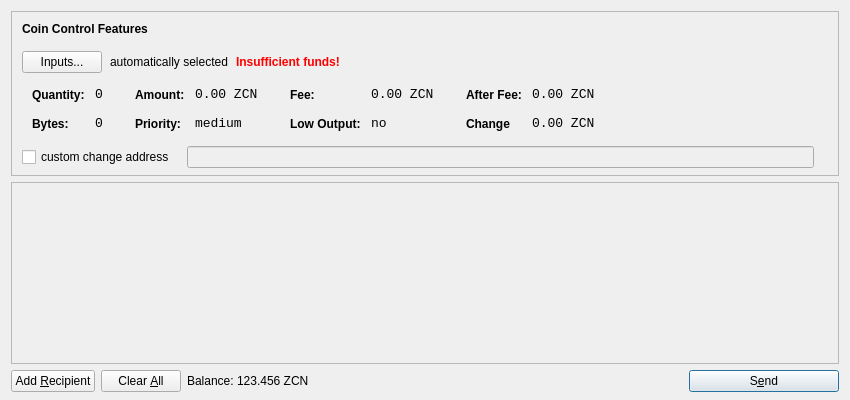
<?xml version="1.0" encoding="UTF-8"?>
<ui version="4.0">
 <class>SendCoinsDialog</class>
 <widget class="QDialog" name="SendCoinsDialog">
  <property name="geometry">
   <rect>
    <x>0</x>
    <y>0</y>
    <width>850</width>
    <height>400</height>
   </rect>
  </property>
  <property name="windowTitle">
   <string>Send Coins</string>
  </property>
  <layout class="QVBoxLayout" name="verticalLayout" stretch="0,1,0">
   <property name="bottomMargin">
    <number>8</number>
   </property>
   <item>
    <widget class="QFrame" name="frameCoinControl">
     <property name="sizePolicy">
      <sizepolicy hsizetype="Expanding" vsizetype="Expanding">
       <horstretch>0</horstretch>
       <verstretch>0</verstretch>
      </sizepolicy>
     </property>
     <property name="maximumSize">
      <size>
       <width>16777215</width>
       <height>16777215</height>
      </size>
     </property>
     <property name="frameShape">
      <enum>QFrame::StyledPanel</enum>
     </property>
     <property name="frameShadow">
      <enum>QFrame::Sunken</enum>
     </property>
     <layout class="QVBoxLayout" name="verticalLayoutCoinControl2">
      <property name="spacing">
       <number>-1</number>
      </property>
      <property name="leftMargin">
       <number>0</number>
      </property>
      <property name="topMargin">
       <number>0</number>
      </property>
      <property name="rightMargin">
       <number>0</number>
      </property>
      <property name="bottomMargin">
       <number>6</number>
      </property>
      <item>
       <layout class="QVBoxLayout" name="verticalLayoutCoinControl" stretch="0,0,0,0,1">
        <property name="spacing">
         <number>0</number>
        </property>
        <property name="leftMargin">
         <number>10</number>
        </property>
        <property name="topMargin">
         <number>10</number>
        </property>
        <item>
         <layout class="QHBoxLayout" name="horizontalLayoutCoinControl1">
          <property name="bottomMargin">
           <number>15</number>
          </property>
          <item>
           <widget class="QLabel" name="labelCoinControlFeatures">
            <property name="sizePolicy">
             <sizepolicy hsizetype="Preferred" vsizetype="Maximum">
              <horstretch>0</horstretch>
              <verstretch>0</verstretch>
             </sizepolicy>
            </property>
            <property name="font">
             <font>
              <weight>75</weight>
              <bold>true</bold>
             </font>
            </property>
            <property name="styleSheet">
             <string notr="true">font-weight:bold;</string>
            </property>
            <property name="text">
             <string>Coin Control Features</string>
            </property>
           </widget>
          </item>
         </layout>
        </item>
        <item>
         <layout class="QHBoxLayout" name="horizontalLayoutCoinControl2" stretch="0,0,0,0">
          <property name="spacing">
           <number>8</number>
          </property>
          <property name="bottomMargin">
           <number>10</number>
          </property>
          <item>
           <widget class="QPushButton" name="pushButtonCoinControl">
            <property name="styleSheet">
             <string notr="true"/>
            </property>
            <property name="text">
             <string>Inputs...</string>
            </property>
           </widget>
          </item>
          <item>
           <widget class="QLabel" name="labelCoinControlAutomaticallySelected">
            <property name="text">
             <string>automatically selected</string>
            </property>
            <property name="margin">
             <number>5</number>
            </property>
           </widget>
          </item>
          <item>
           <widget class="QLabel" name="labelCoinControlInsuffFunds">
            <property name="font">
             <font>
              <weight>75</weight>
              <bold>true</bold>
             </font>
            </property>
            <property name="styleSheet">
             <string notr="true">color:red;font-weight:bold;</string>
            </property>
            <property name="text">
             <string>Insufficient funds!</string>
            </property>
            <property name="margin">
             <number>5</number>
            </property>
           </widget>
          </item>
          <item>
           <spacer name="horizontalSpacerCoinControl">
            <property name="orientation">
             <enum>Qt::Horizontal</enum>
            </property>
            <property name="sizeHint" stdset="0">
             <size>
              <width>40</width>
              <height>1</height>
             </size>
            </property>
           </spacer>
          </item>
         </layout>
        </item>
        <item>
         <widget class="QWidget" name="widgetCoinControl" native="true">
          <property name="sizePolicy">
           <sizepolicy hsizetype="Preferred" vsizetype="Preferred">
            <horstretch>0</horstretch>
            <verstretch>0</verstretch>
           </sizepolicy>
          </property>
          <property name="minimumSize">
           <size>
            <width>0</width>
            <height>0</height>
           </size>
          </property>
          <property name="styleSheet">
           <string notr="true"/>
          </property>
          <layout class="QHBoxLayout" name="horizontalLayoutCoinControl5">
           <property name="margin">
            <number>0</number>
           </property>
           <item>
            <layout class="QHBoxLayout" name="horizontalLayoutCoinControl3" stretch="0,0,0,1">
             <property name="spacing">
              <number>20</number>
             </property>
             <property name="topMargin">
              <number>0</number>
             </property>
             <property name="bottomMargin">
              <number>10</number>
             </property>
             <item>
              <layout class="QFormLayout" name="formLayoutCoinControl1">
               <property name="horizontalSpacing">
                <number>10</number>
               </property>
               <property name="verticalSpacing">
                <number>14</number>
               </property>
               <property name="leftMargin">
                <number>10</number>
               </property>
               <property name="topMargin">
                <number>4</number>
               </property>
               <property name="rightMargin">
                <number>6</number>
               </property>
               <item row="0" column="0">
                <widget class="QLabel" name="labelCoinControlQuantityText">
                 <property name="styleSheet">
                  <string notr="true">font-weight:bold;</string>
                 </property>
                 <property name="text">
                  <string>Quantity:</string>
                 </property>
                 <property name="margin">
                  <number>0</number>
                 </property>
                </widget>
               </item>
               <item row="0" column="1">
                <widget class="QLabel" name="labelCoinControlQuantity">
                 <property name="font">
                  <font>
                   <family>Monospace</family>
                   <pointsize>10</pointsize>
                  </font>
                 </property>
                 <property name="cursor">
                  <cursorShape>IBeamCursor</cursorShape>
                 </property>
                 <property name="contextMenuPolicy">
                  <enum>Qt::ActionsContextMenu</enum>
                 </property>
                 <property name="text">
                  <string>0</string>
                 </property>
                 <property name="margin">
                  <number>0</number>
                 </property>
                 <property name="textInteractionFlags">
                  <set>Qt::LinksAccessibleByMouse|Qt::TextSelectableByKeyboard|Qt::TextSelectableByMouse</set>
                 </property>
                </widget>
               </item>
               <item row="1" column="0">
                <widget class="QLabel" name="labelCoinControlBytesText">
                 <property name="styleSheet">
                  <string notr="true">font-weight:bold;</string>
                 </property>
                 <property name="text">
                  <string>Bytes:</string>
                 </property>
                </widget>
               </item>
               <item row="1" column="1">
                <widget class="QLabel" name="labelCoinControlBytes">
                 <property name="font">
                  <font>
                   <family>Monospace</family>
                   <pointsize>10</pointsize>
                  </font>
                 </property>
                 <property name="cursor">
                  <cursorShape>IBeamCursor</cursorShape>
                 </property>
                 <property name="contextMenuPolicy">
                  <enum>Qt::ActionsContextMenu</enum>
                 </property>
                 <property name="text">
                  <string>0</string>
                 </property>
                 <property name="textInteractionFlags">
                  <set>Qt::LinksAccessibleByMouse|Qt::TextSelectableByKeyboard|Qt::TextSelectableByMouse</set>
                 </property>
                </widget>
               </item>
              </layout>
             </item>
             <item>
              <layout class="QFormLayout" name="formLayoutCoinControl2">
               <property name="horizontalSpacing">
                <number>10</number>
               </property>
               <property name="verticalSpacing">
                <number>14</number>
               </property>
               <property name="leftMargin">
                <number>6</number>
               </property>
               <property name="topMargin">
                <number>4</number>
               </property>
               <property name="rightMargin">
                <number>6</number>
               </property>
               <item row="0" column="0">
                <widget class="QLabel" name="labelCoinControlAmountText">
                 <property name="styleSheet">
                  <string notr="true">font-weight:bold;</string>
                 </property>
                 <property name="text">
                  <string>Amount:</string>
                 </property>
                 <property name="margin">
                  <number>0</number>
                 </property>
                </widget>
               </item>
               <item row="0" column="1">
                <widget class="QLabel" name="labelCoinControlAmount">
                 <property name="font">
                  <font>
                   <family>Monospace</family>
                   <pointsize>10</pointsize>
                  </font>
                 </property>
                 <property name="cursor">
                  <cursorShape>IBeamCursor</cursorShape>
                 </property>
                 <property name="contextMenuPolicy">
                  <enum>Qt::ActionsContextMenu</enum>
                 </property>
                 <property name="text">
                  <string>0.00 ZCN</string>
                 </property>
                 <property name="textInteractionFlags">
                  <set>Qt::LinksAccessibleByMouse|Qt::TextSelectableByKeyboard|Qt::TextSelectableByMouse</set>
                 </property>
                </widget>
               </item>
               <item row="1" column="0">
                <widget class="QLabel" name="labelCoinControlPriorityText">
                 <property name="styleSheet">
                  <string notr="true">font-weight:bold;</string>
                 </property>
                 <property name="text">
                  <string>Priority:</string>
                 </property>
                </widget>
               </item>
               <item row="1" column="1">
                <widget class="QLabel" name="labelCoinControlPriority">
                 <property name="font">
                  <font>
                   <family>Monospace</family>
                   <pointsize>10</pointsize>
                  </font>
                 </property>
                 <property name="cursor">
                  <cursorShape>IBeamCursor</cursorShape>
                 </property>
                 <property name="contextMenuPolicy">
                  <enum>Qt::ActionsContextMenu</enum>
                 </property>
                 <property name="text">
                  <string>medium</string>
                 </property>
                 <property name="textInteractionFlags">
                  <set>Qt::LinksAccessibleByMouse|Qt::TextSelectableByKeyboard|Qt::TextSelectableByMouse</set>
                 </property>
                </widget>
               </item>
              </layout>
             </item>
             <item>
              <layout class="QFormLayout" name="formLayoutCoinControl3">
               <property name="horizontalSpacing">
                <number>10</number>
               </property>
               <property name="verticalSpacing">
                <number>14</number>
               </property>
               <property name="leftMargin">
                <number>6</number>
               </property>
               <property name="topMargin">
                <number>4</number>
               </property>
               <property name="rightMargin">
                <number>6</number>
               </property>
               <item row="0" column="0">
                <widget class="QLabel" name="labelCoinControlFeeText">
                 <property name="styleSheet">
                  <string notr="true">font-weight:bold;</string>
                 </property>
                 <property name="text">
                  <string>Fee:</string>
                 </property>
                 <property name="margin">
                  <number>0</number>
                 </property>
                </widget>
               </item>
               <item row="0" column="1">
                <widget class="QLabel" name="labelCoinControlFee">
                 <property name="font">
                  <font>
                   <family>Monospace</family>
                   <pointsize>10</pointsize>
                  </font>
                 </property>
                 <property name="cursor">
                  <cursorShape>IBeamCursor</cursorShape>
                 </property>
                 <property name="contextMenuPolicy">
                  <enum>Qt::ActionsContextMenu</enum>
                 </property>
                 <property name="text">
                  <string>0.00 ZCN</string>
                 </property>
                 <property name="textInteractionFlags">
                  <set>Qt::LinksAccessibleByMouse|Qt::TextSelectableByKeyboard|Qt::TextSelectableByMouse</set>
                 </property>
                </widget>
               </item>
               <item row="1" column="0">
                <widget class="QLabel" name="labelCoinControlLowOutputText">
                 <property name="styleSheet">
                  <string notr="true">font-weight:bold;</string>
                 </property>
                 <property name="text">
                  <string>Low Output:</string>
                 </property>
                </widget>
               </item>
               <item row="1" column="1">
                <widget class="QLabel" name="labelCoinControlLowOutput">
                 <property name="font">
                  <font>
                   <family>Monospace</family>
                   <pointsize>10</pointsize>
                  </font>
                 </property>
                 <property name="cursor">
                  <cursorShape>IBeamCursor</cursorShape>
                 </property>
                 <property name="contextMenuPolicy">
                  <enum>Qt::ActionsContextMenu</enum>
                 </property>
                 <property name="text">
                  <string>no</string>
                 </property>
                 <property name="textInteractionFlags">
                  <set>Qt::LinksAccessibleByMouse|Qt::TextSelectableByKeyboard|Qt::TextSelectableByMouse</set>
                 </property>
                </widget>
               </item>
              </layout>
             </item>
             <item>
              <layout class="QFormLayout" name="formLayoutCoinControl4">
               <property name="horizontalSpacing">
                <number>10</number>
               </property>
               <property name="verticalSpacing">
                <number>14</number>
               </property>
               <property name="leftMargin">
                <number>6</number>
               </property>
               <property name="topMargin">
                <number>4</number>
               </property>
               <property name="rightMargin">
                <number>6</number>
               </property>
               <item row="0" column="0">
                <widget class="QLabel" name="labelCoinControlAfterFeeText">
                 <property name="styleSheet">
                  <string notr="true">font-weight:bold;</string>
                 </property>
                 <property name="text">
                  <string>After Fee:</string>
                 </property>
                 <property name="margin">
                  <number>0</number>
                 </property>
                </widget>
               </item>
               <item row="0" column="1">
                <widget class="QLabel" name="labelCoinControlAfterFee">
                 <property name="font">
                  <font>
                   <family>Monospace</family>
                   <pointsize>10</pointsize>
                  </font>
                 </property>
                 <property name="cursor">
                  <cursorShape>IBeamCursor</cursorShape>
                 </property>
                 <property name="contextMenuPolicy">
                  <enum>Qt::ActionsContextMenu</enum>
                 </property>
                 <property name="text">
                  <string>0.00 ZCN</string>
                 </property>
                 <property name="textInteractionFlags">
                  <set>Qt::LinksAccessibleByMouse|Qt::TextSelectableByKeyboard|Qt::TextSelectableByMouse</set>
                 </property>
                </widget>
               </item>
               <item row="1" column="0">
                <widget class="QLabel" name="labelCoinControlChangeText">
                 <property name="styleSheet">
                  <string notr="true">font-weight:bold;</string>
                 </property>
                 <property name="text">
                  <string>Change</string>
                 </property>
                </widget>
               </item>
               <item row="1" column="1">
                <widget class="QLabel" name="labelCoinControlChange">
                 <property name="font">
                  <font>
                   <family>Monospace</family>
                   <pointsize>10</pointsize>
                  </font>
                 </property>
                 <property name="cursor">
                  <cursorShape>IBeamCursor</cursorShape>
                 </property>
                 <property name="contextMenuPolicy">
                  <enum>Qt::ActionsContextMenu</enum>
                 </property>
                 <property name="text">
                  <string>0.00 ZCN</string>
                 </property>
                 <property name="textInteractionFlags">
                  <set>Qt::LinksAccessibleByMouse|Qt::TextSelectableByKeyboard|Qt::TextSelectableByMouse</set>
                 </property>
                </widget>
               </item>
              </layout>
             </item>
            </layout>
           </item>
          </layout>
         </widget>
        </item>
        <item>
         <layout class="QHBoxLayout" name="horizontalLayoutCoinControl4" stretch="0,0,0">
          <property name="spacing">
           <number>12</number>
          </property>
          <property name="sizeConstraint">
           <enum>QLayout::SetDefaultConstraint</enum>
          </property>
          <property name="topMargin">
           <number>5</number>
          </property>
          <property name="rightMargin">
           <number>5</number>
          </property>
          <item>
           <widget class="QCheckBox" name="checkBoxCoinControlChange">
            <property name="text">
             <string>custom change address</string>
            </property>
           </widget>
          </item>
          <item>
           <widget class="QLineEdit" name="lineEditCoinControlChange">
            <property name="enabled">
             <bool>false</bool>
            </property>
            <property name="sizePolicy">
             <sizepolicy hsizetype="Expanding" vsizetype="Fixed">
              <horstretch>0</horstretch>
              <verstretch>0</verstretch>
             </sizepolicy>
            </property>
           </widget>
          </item>
          <item>
           <widget class="QLabel" name="labelCoinControlChangeLabel">
            <property name="sizePolicy">
             <sizepolicy hsizetype="Preferred" vsizetype="Expanding">
              <horstretch>0</horstretch>
              <verstretch>0</verstretch>
             </sizepolicy>
            </property>
            <property name="minimumSize">
             <size>
              <width>0</width>
              <height>0</height>
             </size>
            </property>
            <property name="text">
             <string/>
            </property>
            <property name="margin">
             <number>3</number>
            </property>
           </widget>
          </item>
         </layout>
        </item>
        <item>
         <spacer name="verticalSpacerCoinControl">
          <property name="orientation">
           <enum>Qt::Vertical</enum>
          </property>
          <property name="sizeHint" stdset="0">
           <size>
            <width>800</width>
            <height>1</height>
           </size>
          </property>
         </spacer>
        </item>
       </layout>
      </item>
     </layout>
    </widget>
   </item>
   <item>
    <widget class="QScrollArea" name="scrollArea">
     <property name="widgetResizable">
      <bool>true</bool>
     </property>
     <widget class="QWidget" name="scrollAreaWidgetContents">
      <property name="geometry">
       <rect>
        <x>0</x>
        <y>0</y>
        <width>830</width>
        <height>165</height>
       </rect>
      </property>
      <layout class="QVBoxLayout" name="verticalLayout_2">
       <property name="margin">
        <number>0</number>
       </property>
       <item>
        <layout class="QVBoxLayout" name="entries">
         <property name="spacing">
          <number>6</number>
         </property>
        </layout>
       </item>
       <item>
        <spacer name="verticalSpacer">
         <property name="orientation">
          <enum>Qt::Vertical</enum>
         </property>
         <property name="sizeHint" stdset="0">
          <size>
           <width>20</width>
           <height>40</height>
          </size>
         </property>
        </spacer>
       </item>
      </layout>
     </widget>
    </widget>
   </item>
   <item>
    <layout class="QHBoxLayout" name="horizontalLayout">
     <item>
      <widget class="QPushButton" name="addButton">
       <property name="toolTip">
        <string>Send to multiple recipients at once</string>
       </property>
       <property name="text">
        <string>Add &amp;Recipient</string>
       </property>
       <property name="icon">
        <iconset resource="../bitcoin.qrc">
         <normaloff>:/icons/add</normaloff>:/icons/add</iconset>
       </property>
       <property name="autoDefault">
        <bool>false</bool>
       </property>
      </widget>
     </item>
     <item>
      <widget class="QPushButton" name="clearButton">
       <property name="sizePolicy">
        <sizepolicy hsizetype="Minimum" vsizetype="Fixed">
         <horstretch>0</horstretch>
         <verstretch>0</verstretch>
        </sizepolicy>
       </property>
       <property name="toolTip">
        <string>Remove all transaction fields</string>
       </property>
       <property name="text">
        <string>Clear &amp;All</string>
       </property>
       <property name="icon">
        <iconset resource="../bitcoin.qrc">
         <normaloff>:/icons/remove</normaloff>:/icons/remove</iconset>
       </property>
       <property name="autoRepeatDelay">
        <number>300</number>
       </property>
       <property name="autoDefault">
        <bool>false</bool>
       </property>
      </widget>
     </item>
     <item>
      <layout class="QHBoxLayout" name="horizontalLayout_2">
       <property name="spacing">
        <number>3</number>
       </property>
       <item>
        <widget class="QLabel" name="label">
         <property name="sizePolicy">
          <sizepolicy hsizetype="Preferred" vsizetype="Fixed">
           <horstretch>0</horstretch>
           <verstretch>0</verstretch>
          </sizepolicy>
         </property>
         <property name="text">
          <string>Balance:</string>
         </property>
        </widget>
       </item>
       <item>
        <widget class="QLabel" name="labelBalance">
         <property name="sizePolicy">
          <sizepolicy hsizetype="Preferred" vsizetype="Fixed">
           <horstretch>0</horstretch>
           <verstretch>0</verstretch>
          </sizepolicy>
         </property>
         <property name="cursor">
          <cursorShape>IBeamCursor</cursorShape>
         </property>
         <property name="text">
          <string>123.456 ZCN</string>
         </property>
         <property name="textInteractionFlags">
          <set>Qt::LinksAccessibleByMouse|Qt::TextSelectableByKeyboard|Qt::TextSelectableByMouse</set>
         </property>
        </widget>
       </item>
      </layout>
     </item>
     <item>
      <spacer name="horizontalSpacer">
       <property name="orientation">
        <enum>Qt::Horizontal</enum>
       </property>
       <property name="sizeHint" stdset="0">
        <size>
         <width>40</width>
         <height>20</height>
        </size>
       </property>
      </spacer>
     </item>
     <item>
      <widget class="QPushButton" name="sendButton">
       <property name="minimumSize">
        <size>
         <width>150</width>
         <height>0</height>
        </size>
       </property>
       <property name="toolTip">
        <string>Confirm the send action</string>
       </property>
       <property name="text">
        <string>S&amp;end</string>
       </property>
       <property name="icon">
        <iconset resource="../bitcoin.qrc">
         <normaloff>:/icons/send</normaloff>:/icons/send</iconset>
       </property>
       <property name="default">
        <bool>true</bool>
       </property>
      </widget>
     </item>
    </layout>
   </item>
  </layout>
 </widget>
 <resources>
  <include location="../bitcoin.qrc"/>
 </resources>
 <connections/>
</ui>
